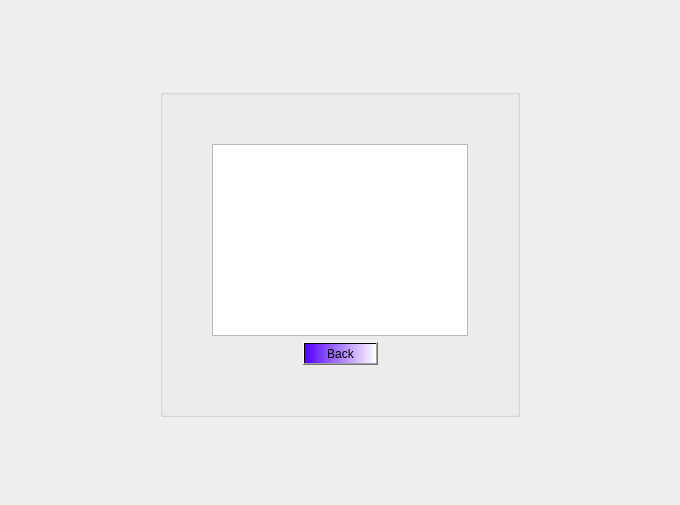
<?xml version="1.0" encoding="UTF-8"?>
<ui version="4.0">
 <class>ViewCustomer</class>
 <widget class="QDialog" name="ViewCustomer">
  <property name="geometry">
   <rect>
    <x>0</x>
    <y>0</y>
    <width>680</width>
    <height>505</height>
   </rect>
  </property>
  <property name="windowTitle">
   <string>Customers Details</string>
  </property>
  <layout class="QGridLayout" name="gridLayout_2">
   <item row="0" column="1">
    <spacer name="verticalSpacer_4">
     <property name="orientation">
      <enum>Qt::Vertical</enum>
     </property>
     <property name="sizeHint" stdset="0">
      <size>
       <width>20</width>
       <height>50</height>
      </size>
     </property>
    </spacer>
   </item>
   <item row="1" column="0">
    <spacer name="horizontalSpacer_5">
     <property name="orientation">
      <enum>Qt::Horizontal</enum>
     </property>
     <property name="sizeHint" stdset="0">
      <size>
       <width>126</width>
       <height>20</height>
      </size>
     </property>
    </spacer>
   </item>
   <item row="1" column="1">
    <widget class="QGroupBox" name="groupBox">
     <property name="title">
      <string/>
     </property>
     <layout class="QGridLayout" name="gridLayout">
      <item row="0" column="1">
       <spacer name="verticalSpacer_2">
        <property name="orientation">
         <enum>Qt::Vertical</enum>
        </property>
        <property name="sizeHint" stdset="0">
         <size>
          <width>20</width>
          <height>40</height>
         </size>
        </property>
       </spacer>
      </item>
      <item row="1" column="0">
       <spacer name="horizontalSpacer_3">
        <property name="orientation">
         <enum>Qt::Horizontal</enum>
        </property>
        <property name="sizeHint" stdset="0">
         <size>
          <width>40</width>
          <height>20</height>
         </size>
        </property>
       </spacer>
      </item>
      <item row="1" column="1" colspan="2">
       <layout class="QVBoxLayout" name="verticalLayout">
        <item>
         <widget class="QListView" name="listView"/>
        </item>
        <item>
         <layout class="QHBoxLayout" name="horizontalLayout">
          <item>
           <spacer name="horizontalSpacer">
            <property name="orientation">
             <enum>Qt::Horizontal</enum>
            </property>
            <property name="sizeHint" stdset="0">
             <size>
              <width>40</width>
              <height>20</height>
             </size>
            </property>
           </spacer>
          </item>
          <item>
           <widget class="QPushButton" name="pushButton_back">
            <property name="sizePolicy">
             <sizepolicy hsizetype="Fixed" vsizetype="Fixed">
              <horstretch>0</horstretch>
              <verstretch>0</verstretch>
             </sizepolicy>
            </property>
            <property name="styleSheet">
             <string notr="true">background-color: qlineargradient(spread:pad, x1:0, y1:0, x2:1, y2:0, stop:0 rgba(85, 0, 255, 255), stop:1 rgba(255, 255, 255, 255));
color: rgb(0, 0, 0);
font: 11pt &quot;Times New Roman&quot;;</string>
            </property>
            <property name="text">
             <string>Back</string>
            </property>
           </widget>
          </item>
          <item>
           <spacer name="horizontalSpacer_2">
            <property name="orientation">
             <enum>Qt::Horizontal</enum>
            </property>
            <property name="sizeHint" stdset="0">
             <size>
              <width>40</width>
              <height>20</height>
             </size>
            </property>
           </spacer>
          </item>
         </layout>
        </item>
       </layout>
      </item>
      <item row="1" column="3">
       <spacer name="horizontalSpacer_4">
        <property name="orientation">
         <enum>Qt::Horizontal</enum>
        </property>
        <property name="sizeHint" stdset="0">
         <size>
          <width>40</width>
          <height>20</height>
         </size>
        </property>
       </spacer>
      </item>
      <item row="2" column="2">
       <spacer name="verticalSpacer">
        <property name="orientation">
         <enum>Qt::Vertical</enum>
        </property>
        <property name="sizeHint" stdset="0">
         <size>
          <width>20</width>
          <height>40</height>
         </size>
        </property>
       </spacer>
      </item>
     </layout>
    </widget>
   </item>
   <item row="1" column="2">
    <spacer name="horizontalSpacer_6">
     <property name="orientation">
      <enum>Qt::Horizontal</enum>
     </property>
     <property name="sizeHint" stdset="0">
      <size>
       <width>126</width>
       <height>20</height>
      </size>
     </property>
    </spacer>
   </item>
   <item row="2" column="1">
    <spacer name="verticalSpacer_3">
     <property name="orientation">
      <enum>Qt::Vertical</enum>
     </property>
     <property name="sizeHint" stdset="0">
      <size>
       <width>20</width>
       <height>50</height>
      </size>
     </property>
    </spacer>
   </item>
  </layout>
 </widget>
 <resources/>
 <connections/>
</ui>
